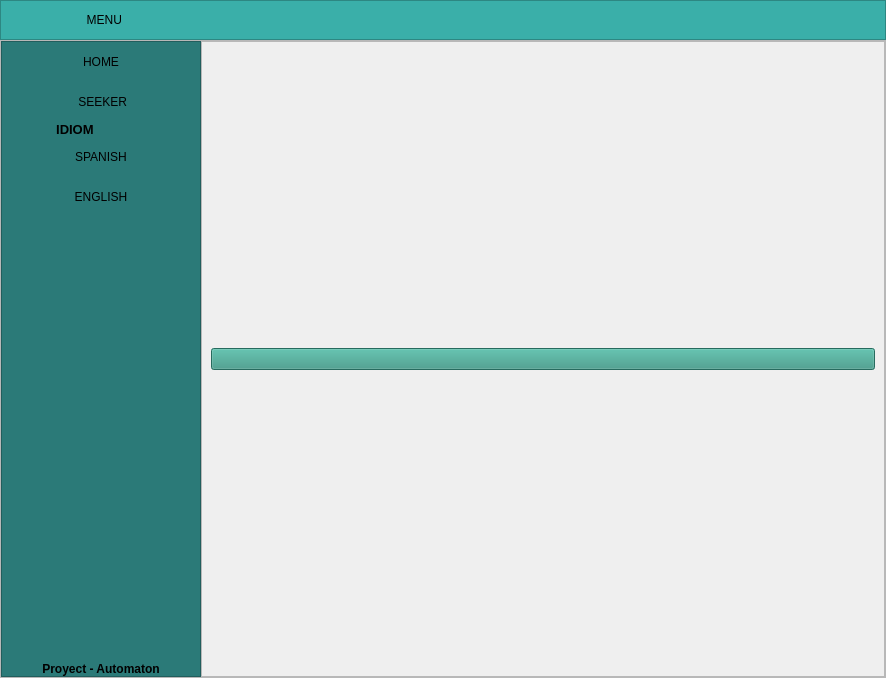
<?xml version="1.0" encoding="UTF-8"?>
<ui version="4.0">
 <class>MainWindow</class>
 <widget class="QMainWindow" name="MainWindow">
  <property name="geometry">
   <rect>
    <x>0</x>
    <y>0</y>
    <width>886</width>
    <height>678</height>
   </rect>
  </property>
  <property name="windowTitle">
   <string>MainWindow</string>
  </property>
  <widget class="QWidget" name="centralwidget">
   <layout class="QVBoxLayout" name="verticalLayout">
    <property name="spacing">
     <number>0</number>
    </property>
    <property name="leftMargin">
     <number>0</number>
    </property>
    <property name="topMargin">
     <number>0</number>
    </property>
    <property name="rightMargin">
     <number>0</number>
    </property>
    <property name="bottomMargin">
     <number>0</number>
    </property>
    <item>
     <widget class="QFrame" name="frame_superior">
      <property name="minimumSize">
       <size>
        <width>0</width>
        <height>40</height>
       </size>
      </property>
      <property name="maximumSize">
       <size>
        <width>16777215</width>
        <height>40</height>
       </size>
      </property>
      <property name="styleSheet">
       <string notr="true">background-color: rgb(58, 175, 169);</string>
      </property>
      <property name="frameShape">
       <enum>QFrame::StyledPanel</enum>
      </property>
      <property name="frameShadow">
       <enum>QFrame::Raised</enum>
      </property>
      <layout class="QHBoxLayout" name="horizontalLayout_2">
       <property name="spacing">
        <number>2</number>
       </property>
       <property name="leftMargin">
        <number>0</number>
       </property>
       <property name="topMargin">
        <number>0</number>
       </property>
       <property name="rightMargin">
        <number>0</number>
       </property>
       <property name="bottomMargin">
        <number>0</number>
       </property>
       <item>
        <widget class="QPushButton" name="bt_menu">
         <property name="minimumSize">
          <size>
           <width>200</width>
           <height>35</height>
          </size>
         </property>
         <property name="maximumSize">
          <size>
           <width>16777215</width>
           <height>35</height>
          </size>
         </property>
         <property name="styleSheet">
          <string notr="true">QPushButton{
background-color: #3AAFA9;
border-radius:0px;
}

QPushButton:hover{
background-color: white;
front: 87 12pt &quot;Arial Black&quot;;
}</string>
         </property>
         <property name="text">
          <string>  MENU</string>
         </property>
         <property name="icon">
          <iconset>
           <normaloff>assets/MENU.png</normaloff>assets/MENU.png</iconset>
         </property>
        </widget>
       </item>
       <item>
        <spacer name="horizontalSpacer">
         <property name="orientation">
          <enum>Qt::Horizontal</enum>
         </property>
         <property name="sizeHint" stdset="0">
          <size>
           <width>441</width>
           <height>20</height>
          </size>
         </property>
        </spacer>
       </item>
      </layout>
     </widget>
    </item>
    <item>
     <widget class="QFrame" name="frame_inferior">
      <property name="frameShape">
       <enum>QFrame::StyledPanel</enum>
      </property>
      <property name="frameShadow">
       <enum>QFrame::Raised</enum>
      </property>
      <layout class="QHBoxLayout" name="horizontalLayout">
       <property name="spacing">
        <number>0</number>
       </property>
       <property name="leftMargin">
        <number>0</number>
       </property>
       <property name="topMargin">
        <number>0</number>
       </property>
       <property name="rightMargin">
        <number>0</number>
       </property>
       <property name="bottomMargin">
        <number>0</number>
       </property>
       <item>
        <widget class="QFrame" name="lateral">
         <property name="minimumSize">
          <size>
           <width>200</width>
           <height>25</height>
          </size>
         </property>
         <property name="maximumSize">
          <size>
           <width>0</width>
           <height>16777215</height>
          </size>
         </property>
         <property name="styleSheet">
          <string notr="true">QFrame{
background-color:#2B7A78;
}

QPushButton{
background-color:#2B7A78;
border-top-left-radius:20px;
border-bottom-left-radius:20px;

font: 75 12pt &quot;Arial Narrow&quot;;
}

QPushButton:hover{
background-color:white;
border-top-left-radius:20px;
border-bottom-left-radius:20px;

font: 75 12pt&quot;Arial Narrow&quot;;
}</string>
         </property>
         <property name="frameShape">
          <enum>QFrame::StyledPanel</enum>
         </property>
         <property name="frameShadow">
          <enum>QFrame::Raised</enum>
         </property>
         <layout class="QVBoxLayout" name="verticalLayout_3">
          <property name="spacing">
           <number>0</number>
          </property>
          <property name="leftMargin">
           <number>0</number>
          </property>
          <property name="topMargin">
           <number>0</number>
          </property>
          <property name="rightMargin">
           <number>0</number>
          </property>
          <property name="bottomMargin">
           <number>0</number>
          </property>
          <item>
           <widget class="QPushButton" name="BotonInicio">
            <property name="minimumSize">
             <size>
              <width>0</width>
              <height>40</height>
             </size>
            </property>
            <property name="maximumSize">
             <size>
              <width>16777215</width>
              <height>40</height>
             </size>
            </property>
            <property name="text">
             <string>HOME</string>
            </property>
            <property name="icon">
             <iconset>
              <normaloff>assets/pngwing.com.png</normaloff>assets/pngwing.com.png</iconset>
            </property>
            <property name="iconSize">
             <size>
              <width>32</width>
              <height>32</height>
             </size>
            </property>
           </widget>
          </item>
          <item>
           <widget class="QPushButton" name="Buscador">
            <property name="minimumSize">
             <size>
              <width>0</width>
              <height>40</height>
             </size>
            </property>
            <property name="maximumSize">
             <size>
              <width>16777215</width>
              <height>40</height>
             </size>
            </property>
            <property name="text">
             <string> SEEKER</string>
            </property>
            <property name="icon">
             <iconset>
              <normaloff>assets/LUPA.png</normaloff>assets/LUPA.png</iconset>
            </property>
            <property name="iconSize">
             <size>
              <width>32</width>
              <height>32</height>
             </size>
            </property>
           </widget>
          </item>
          <item>
           <widget class="QLabel" name="label_3">
            <property name="font">
             <font>
              <pointsize>10</pointsize>
              <weight>75</weight>
              <bold>true</bold>
             </font>
            </property>
            <property name="text">
             <string>               IDIOM</string>
            </property>
           </widget>
          </item>
          <item>
           <widget class="QPushButton" name="Spanish">
            <property name="minimumSize">
             <size>
              <width>0</width>
              <height>40</height>
             </size>
            </property>
            <property name="maximumSize">
             <size>
              <width>16777215</width>
              <height>40</height>
             </size>
            </property>
            <property name="text">
             <string>SPANISH</string>
            </property>
            <property name="icon">
             <iconset>
              <normaloff>assets/España.png</normaloff>assets/España.png</iconset>
            </property>
            <property name="iconSize">
             <size>
              <width>32</width>
              <height>32</height>
             </size>
            </property>
           </widget>
          </item>
          <item>
           <widget class="QPushButton" name="English">
            <property name="minimumSize">
             <size>
              <width>0</width>
              <height>40</height>
             </size>
            </property>
            <property name="maximumSize">
             <size>
              <width>16777215</width>
              <height>40</height>
             </size>
            </property>
            <property name="text">
             <string>ENGLISH</string>
            </property>
            <property name="icon">
             <iconset>
              <normaloff>assets/USA.webp</normaloff>assets/USA.webp</iconset>
            </property>
            <property name="iconSize">
             <size>
              <width>32</width>
              <height>32</height>
             </size>
            </property>
           </widget>
          </item>
          <item>
           <spacer name="verticalSpacer">
            <property name="orientation">
             <enum>Qt::Vertical</enum>
            </property>
            <property name="sizeHint" stdset="0">
             <size>
              <width>20</width>
              <height>297</height>
             </size>
            </property>
           </spacer>
          </item>
          <item>
           <widget class="QLabel" name="label">
            <property name="font">
             <font>
              <weight>75</weight>
              <bold>true</bold>
             </font>
            </property>
            <property name="text">
             <string>Proyect - Automaton</string>
            </property>
            <property name="alignment">
             <set>Qt::AlignCenter</set>
            </property>
           </widget>
          </item>
         </layout>
        </widget>
       </item>
       <item>
        <widget class="QFrame" name="frame_contenedor">
         <property name="frameShape">
          <enum>QFrame::StyledPanel</enum>
         </property>
         <property name="frameShadow">
          <enum>QFrame::Raised</enum>
         </property>
         <layout class="QVBoxLayout" name="verticalLayout_2">
          <property name="spacing">
           <number>0</number>
          </property>
          <property name="leftMargin">
           <number>0</number>
          </property>
          <property name="topMargin">
           <number>0</number>
          </property>
          <property name="rightMargin">
           <number>0</number>
          </property>
          <property name="bottomMargin">
           <number>0</number>
          </property>
          <item>
           <widget class="QStackedWidget" name="stackedWidget">
            <property name="currentIndex">
             <number>0</number>
            </property>
            <widget class="QWidget" name="page1">
             <layout class="QVBoxLayout" name="verticalLayout_4">
              <item>
               <widget class="QPushButton" name="imagenrobot">
                <property name="styleSheet">
                 <string notr="true">background-color: rgb(55, 150, 131);</string>
                </property>
                <property name="text">
                 <string/>
                </property>
                <property name="icon">
                 <iconset>
                  <normaloff>assets/robot.png</normaloff>assets/robot.png</iconset>
                </property>
                <property name="iconSize">
                 <size>
                  <width>500</width>
                  <height>500</height>
                 </size>
                </property>
               </widget>
              </item>
             </layout>
            </widget>
            <widget class="QWidget" name="page2">
             <layout class="QVBoxLayout" name="verticalLayout_5">
              <item>
               <widget class="QFrame" name="MarcoDerecho">
                <property name="styleSheet">
                 <string notr="true">background-color: rgb(55, 150, 131);</string>
                </property>
                <property name="frameShape">
                 <enum>QFrame::StyledPanel</enum>
                </property>
                <property name="frameShadow">
                 <enum>QFrame::Raised</enum>
                </property>
                <widget class="QPushButton" name="BotonBuscar">
                 <property name="geometry">
                  <rect>
                   <x>440</x>
                   <y>90</y>
                   <width>74</width>
                   <height>40</height>
                  </rect>
                 </property>
                 <property name="minimumSize">
                  <size>
                   <width>0</width>
                   <height>40</height>
                  </size>
                 </property>
                 <property name="maximumSize">
                  <size>
                   <width>16777215</width>
                   <height>40</height>
                  </size>
                 </property>
                 <property name="styleSheet">
                  <string notr="true">QPushButton{
border:0px;
}

QPushButton:hover{
background-color: white;
front: 87 12pt &quot;Arial Black&quot;;
}
</string>
                 </property>
                 <property name="text">
                  <string>Buscar</string>
                 </property>
                 <property name="icon">
                  <iconset>
                   <normaloff>assets/LUPA.png</normaloff>assets/LUPA.png</iconset>
                 </property>
                </widget>
                <widget class="QLabel" name="Etiqueta">
                 <property name="geometry">
                  <rect>
                   <x>60</x>
                   <y>10</y>
                   <width>491</width>
                   <height>61</height>
                  </rect>
                 </property>
                 <property name="font">
                  <font>
                   <pointsize>14</pointsize>
                   <weight>75</weight>
                   <bold>true</bold>
                  </font>
                 </property>
                 <property name="styleSheet">
                  <string notr="true">QLabel{
border:0px;
}

QLabel:hover{
front: 87 12pt &quot;Arial Black&quot;;
}
</string>
                 </property>
                 <property name="text">
                  <string>Automata de la expresion |   A*(B U C)*</string>
                 </property>
                 <property name="alignment">
                  <set>Qt::AlignCenter</set>
                 </property>
                </widget>
                <widget class="QLabel" name="RespuestAN">
                 <property name="geometry">
                  <rect>
                   <x>80</x>
                   <y>136</y>
                   <width>351</width>
                   <height>20</height>
                  </rect>
                 </property>
                 <property name="text">
                  <string/>
                 </property>
                 <property name="alignment">
                  <set>Qt::AlignCenter</set>
                 </property>
                </widget>
                <widget class="QLineEdit" name="BuscarPalabra">
                 <property name="geometry">
                  <rect>
                   <x>80</x>
                   <y>100</y>
                   <width>351</width>
                   <height>21</height>
                  </rect>
                 </property>
                 <property name="styleSheet">
                  <string notr="true">background-color: rgb(255, 255, 255);</string>
                 </property>
                 <property name="placeholderText">
                  <string>Insertar la palabra que desea buscar</string>
                 </property>
                </widget>
               </widget>
              </item>
             </layout>
            </widget>
           </widget>
          </item>
         </layout>
        </widget>
       </item>
      </layout>
     </widget>
    </item>
   </layout>
  </widget>
 </widget>
 <resources/>
 <connections/>
</ui>
